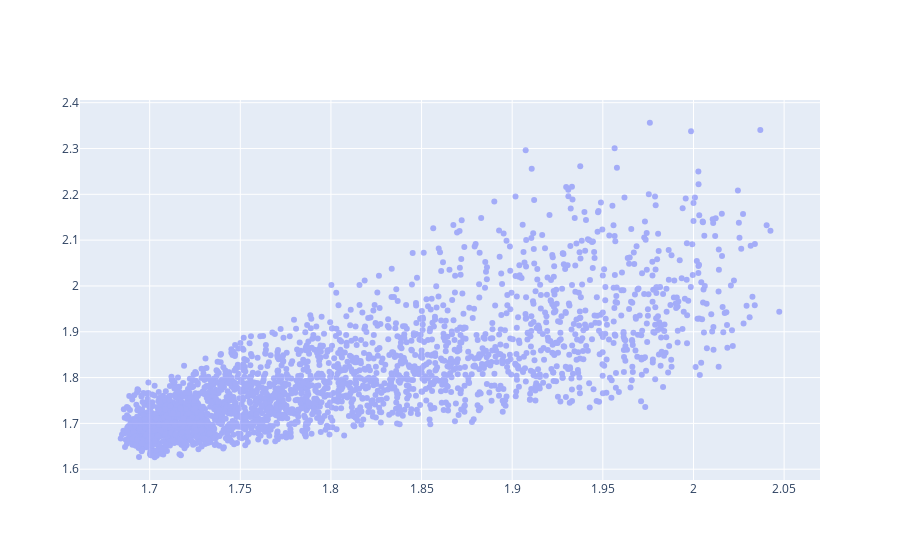

Notebook cell for this chart:
### Code cell
fig = go.Figure()
fig.add_trace(go.Scatter(x=df_answers.phi1,
                         y=df_opt_answers.phi1_star,
                         mode='markers',
                         opacity=.5,
                         name='training loss'))
fig.show()

### Figure 1 — Plotly figure (JSON) as saved in the notebook; plotly's stock layout.template omitted (floating-point values rounded to 4 significant figures; data arrays with more than 128 entries replaced by an {"elided": "..."} marker saying what was removed)
{"data": [{"mode": "markers", "name": "training loss", "opacity": 0.5, "type": "scatter", "x": {"elided": "2669 float values"}, "y": {"elided": "2669 float values"}}], "layout": {}}
